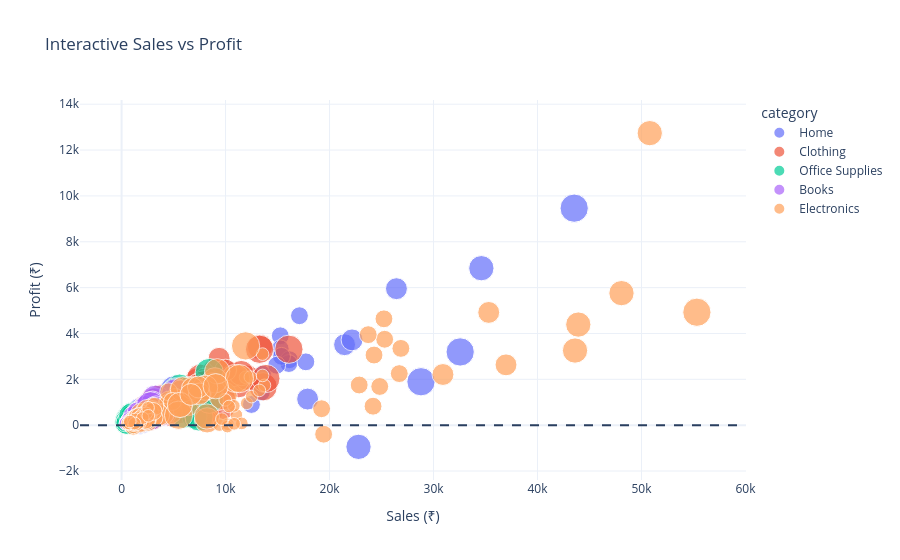

Here is the notebook cell this chart was saved with:
### Code cell
fig = px.scatter(df.sample(min(800, len(df)), random_state=5), x="sales", y="profit", color="category", size="quantity", hover_data=["order_id", "region", "discount", "channel"], title="Interactive Sales vs Profit", labels={"sales": "Sales (₹)", "profit": "Profit (₹)"}, template="plotly_white")
fig.add_hline(y=0, line_dash="dash")
fig.show()

### Figure 1 — Plotly figure (JSON) as saved in the notebook; plotly's stock layout.template omitted (floating-point values rounded to 4 significant figures; data arrays with more than 128 entries replaced by an {"elided": "..."} marker saying what was removed)
{"data": [{"customdata": {"elided": "173x4 mixed values"}, "hovertemplate": "category=Home<br>Sales (₹)=%{x}<br>Profit (₹)=%{y}<br>quantity=%{marker.size}<br>order_id=%{customdata[0]}<br>region=%{customdata[1]}<br>discount=%{customdata[2]}<br>channel=%{customdata[3]}<extra></extra>", "legendgroup": "Home", "marker": {"color": "#636efa", "size": {"elided": "173 int values"}, "sizemode": "area", "sizeref": 0.0125, "symbol": "circle"}, "mode": "markers", "name": "Home", "orientation": "v", "showlegend": true, "type": "scatter", "x": {"elided": "173 float values"}, "xaxis": "x", "y": {"elided": "173 float values"}, "yaxis": "y"}, {"customdata": {"elided": "179x4 mixed values"}, "hovertemplate": "category=Clothing<br>Sales (₹)=%{x}<br>Profit (₹)=%{y}<br>quantity=%{marker.size}<br>order_id=%{customdata[0]}<br>region=%{customdata[1]}<br>discount=%{customdata[2]}<br>channel=%{customdata[3]}<extra></extra>", "legendgroup": "Clothing", "marker": {"color": "#EF553B", "size": {"elided": "179 int values"}, "sizemode": "area", "sizeref": 0.0125, "symbol": "circle"}, "mode": "markers", "name": "Clothing", "orientation": "v", "showlegend": true, "type": "scatter", "x": {"elided": "179 float values"}, "xaxis": "x", "y": {"elided": "179 float values"}, "yaxis": "y"}, {"customdata": {"elided": "163x4 mixed values"}, "hovertemplate": "category=Office Supplies<br>Sales (₹)=%{x}<br>Profit (₹)=%{y}<br>quantity=%{marker.size}<br>order_id=%{customdata[0]}<br>region=%{customdata[1]}<br>discount=%{customdata[2]}<br>channel=%{customdata[3]}<extra></extra>", "legendgroup": "Office Supplies", "marker": {"color": "#00cc96", "size": {"elided": "163 int values"}, "sizemode": "area", "sizeref": 0.0125, "symbol": "circle"}, "mode": "markers", "name": "Office Supplies", "orientation": "v", "showlegend": true, "type": "scatter", "x": {"elided": "163 float values"}, "xaxis": "x", "y": {"elided": "163 float values"}, "yaxis": "y"}, {"customdata": {"elided": "120x4 mixed values"}, "hovertemplate": "category=Books<br>Sales (₹)=%{x}<br>Profit (₹)=%{y}<br>quantity=%{marker.size}<br>order_id=%{customdata[0]}<br>region=%{customdata[1]}<br>discount=%{customdata[2]}<br>channel=%{customdata[3]}<extra></extra>", "legendgroup": "Books", "marker": {"color": "#ab63fa", "size": [2, 2, 2, 2, 2, 3, 3, 1, 3, 1, 1, 3, 3, 1, 1, 1, 1, 1, 1, 1, 3, 1, 1, 1, 2, 1, 5, 1, 2, 4, 3, 2, 5, 3, 3, 4, 3, 2, 1, 1, 4, 3, 2, 3, 1, 3, 4, 5, 1, 1, 1, 2, 2, 1, 1, 4, 1, 1, 1, 2, 4, 2, 2, 1, 4, 2, 1, 2, 1, 4, 1, 3, 2, 2, 2, 2, 1, 2, 1, 1, 5, 1, 1, 1, 2, 3, 1, 1, 2, 1, 2, 1, 4, 3, 1, 1, 1, 1, 3, 2, 2, 2, 1, 3, 5, 1, 1, 1, 1, 1, 3, 2, 1, 1, 1, 1, 2, 1, 1, 1], "sizemode": "area", "sizeref": 0.0125, "symbol": "circle"}, "mode": "markers", "name": "Books", "orientation": "v", "showlegend": true, "type": "scatter", "x": [2055.0, 1726.0, 1151.0, 1119.0, 1080.0, 1581.0, 3135.0, 478.4, 1451.0, 785.4, 487.4, 3433.0, 2469.0, 1018.0, 646.3, 733.1, 843.7, 434.8, 945.6, 1194.0, 1904.0, 480.7, 719.7, 447.6, 931.5, 1049.0, 2685.0, 531.2, 1083.0, 3208.0, 2440.0, 1063.0, 5220.0, 2729.0, 1947.0, 3552.0, 2281.0, 1554.0, 1022.0, 883.0, 1878.0, 2986.0, 834.8, 1460.0, 1202.0, 1492.0, 2816.0, 3279.0, 595.9, 448.2, 518.0, 973.7, 1942.0, 827.9, 860.7, 2017.0, 402.3, 746.0, 977.9, 1852.0, 4052.0, 903.5, 2046.0, 575.9, 2293.0, 1203.0, 567.8, 1183.0, 557.3, 3239.0, 765.7, 1302.0, 1634.0, 896.0, 2232.0, 793.5, 475.2, 1658.0, 783.3, 506.4, 5204.0, 645.3, 1109.0, 483.6, 1063.0, 2978.0, 741.4, 500.2, 1531.0, 617.3, 1208.0, 1238.0, 1533.0, 1063.0, 908.6, 831.6, 493.2, 730.4, 1619.0, 1078.0, 2257.0, 1038.0, 747.1, 1586.0, 2778.0, 502.8, 660.4, 1062.0, 360.8, 610.9, 3322.0, 1881.0, 991.2, 410.7, 753.3, 1031.0, 827.8, 606.0, 372.3, 1050.0], "xaxis": "x", "y": [613.4, 402.2, 394.7, 423.9, 339.1, 508.2, 1163.0, 167.1, 455.9, 219.8, 166.4, 678.7, 541.6, 382.2, 84.25, 157.0, 254.4, 104.1, 161.4, 317.2, 538.8, 114.3, 9.14, 117.1, 228.1, 280.3, 669.0, 141.4, 363.6, 832.2, 623.9, 342.7, 1376.0, 337.7, 588.8, 797.0, 657.3, 353.6, 209.4, 270.7, 415.0, 395.5, 224.0, 526.4, 350.9, 391.0, 332.0, 1132.0, 180.4, 149.9, 217.9, 293.3, 733.7, 226.0, 100.4, 321.0, 74.24, 198.0, 368.3, 471.2, 518.9, 276.6, 638.7, 182.6, 720.9, 464.4, 151.9, 247.7, 166.0, 635.9, 162.9, 370.1, 262.2, 246.1, 919.3, 147.7, 128.9, 491.8, 135.3, 163.5, 1415.0, 185.4, 360.3, 131.1, 197.8, 1014.0, 208.1, 174.0, 213.5, 259.6, 374.0, 383.2, 261.6, 201.7, 236.5, 224.9, 91.11, 174.9, 486.0, 314.5, 671.3, 438.3, 156.3, 544.4, 843.7, 120.4, 141.1, 208.1, 67.99, 193.4, 800.8, 460.8, 220.1, 55.61, 267.3, 284.1, 207.2, 177.9, 80.41, 360.2], "yaxis": "y"}, {"customdata": {"elided": "165x4 mixed values"}, "hovertemplate": "category=Electronics<br>Sales (₹)=%{x}<br>Profit (₹)=%{y}<br>quantity=%{marker.size}<br>order_id=%{customdata[0]}<br>region=%{customdata[1]}<br>discount=%{customdata[2]}<br>channel=%{customdata[3]}<extra></extra>", "legendgroup": "Electronics", "marker": {"color": "#FFA15A", "size": {"elided": "165 int values"}, "sizemode": "area", "sizeref": 0.0125, "symbol": "circle"}, "mode": "markers", "name": "Electronics", "orientation": "v", "showlegend": true, "type": "scatter", "x": {"elided": "165 float values"}, "xaxis": "x", "y": {"elided": "165 float values"}, "yaxis": "y"}], "layout": {"legend": {"itemsizing": "constant", "title": {"text": "category"}, "tracegroupgap": 0}, "shapes": [{"line": {"dash": "dash"}, "type": "line", "x0": 0, "x1": 1, "xref": "x domain", "y0": 0, "y1": 0, "yref": "y"}], "title": {"text": "Interactive Sales vs Profit"}, "xaxis": {"anchor": "y", "domain": [0, 1], "title": {"text": "Sales (₹)"}}, "yaxis": {"anchor": "x", "domain": [0, 1], "title": {"text": "Profit (₹)"}}}}
